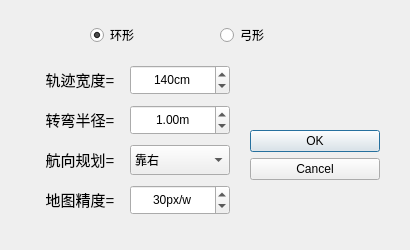
<?xml version="1.0" encoding="UTF-8"?>
<ui version="4.0">
 <class>CoverPath_Rtk_Dialog</class>
 <widget class="QDialog" name="CoverPath_Rtk_Dialog">
  <property name="geometry">
   <rect>
    <x>0</x>
    <y>0</y>
    <width>410</width>
    <height>250</height>
   </rect>
  </property>
  <property name="windowTitle">
   <string>Dialog</string>
  </property>
  <widget class="QLabel" name="labelPathType">
   <property name="geometry">
    <rect>
     <x>30</x>
     <y>140</y>
     <width>100</width>
     <height>40</height>
    </rect>
   </property>
   <property name="text">
    <string>&lt;html&gt;&lt;head/&gt;&lt;body&gt;&lt;p&gt;&lt;span style=&quot; font-size:11pt;&quot;&gt;航向规划=&lt;/span&gt;&lt;/p&gt;&lt;/body&gt;&lt;/html&gt;</string>
   </property>
   <property name="alignment">
    <set>Qt::AlignCenter</set>
   </property>
  </widget>
  <widget class="QLabel" name="labelPathWidth">
   <property name="geometry">
    <rect>
     <x>30</x>
     <y>60</y>
     <width>100</width>
     <height>40</height>
    </rect>
   </property>
   <property name="text">
    <string>&lt;html&gt;&lt;head/&gt;&lt;body&gt;&lt;p&gt;&lt;span style=&quot; font-size:11pt;&quot;&gt;轨迹宽度=&lt;/span&gt;&lt;/p&gt;&lt;/body&gt;&lt;/html&gt;</string>
   </property>
   <property name="alignment">
    <set>Qt::AlignCenter</set>
   </property>
  </widget>
  <widget class="QLabel" name="labelMinTurnRadius">
   <property name="geometry">
    <rect>
     <x>30</x>
     <y>100</y>
     <width>100</width>
     <height>40</height>
    </rect>
   </property>
   <property name="text">
    <string>&lt;html&gt;&lt;head/&gt;&lt;body&gt;&lt;p&gt;&lt;span style=&quot; font-size:11pt;&quot;&gt;转弯半径=&lt;/span&gt;&lt;/p&gt;&lt;/body&gt;&lt;/html&gt;</string>
   </property>
   <property name="alignment">
    <set>Qt::AlignCenter</set>
   </property>
  </widget>
  <widget class="QComboBox" name="comboBoxPathType">
   <property name="geometry">
    <rect>
     <x>130</x>
     <y>145</y>
     <width>100</width>
     <height>30</height>
    </rect>
   </property>
   <item>
    <property name="text">
     <string>靠右</string>
    </property>
   </item>
  </widget>
  <widget class="QDoubleSpinBox" name="minTurnRaiusSpinBox">
   <property name="geometry">
    <rect>
     <x>130</x>
     <y>105</y>
     <width>100</width>
     <height>30</height>
    </rect>
   </property>
   <property name="focusPolicy">
    <enum>Qt::StrongFocus</enum>
   </property>
   <property name="alignment">
    <set>Qt::AlignCenter</set>
   </property>
   <property name="suffix">
    <string>m</string>
   </property>
   <property name="decimals">
    <number>2</number>
   </property>
   <property name="minimum">
    <double>0.000000000000000</double>
   </property>
   <property name="maximum">
    <double>10000.000000000000000</double>
   </property>
   <property name="singleStep">
    <double>0.100000000000000</double>
   </property>
   <property name="value">
    <double>1.000000000000000</double>
   </property>
  </widget>
  <widget class="QSpinBox" name="pathWidthSpinBox">
   <property name="geometry">
    <rect>
     <x>130</x>
     <y>65</y>
     <width>100</width>
     <height>30</height>
    </rect>
   </property>
   <property name="alignment">
    <set>Qt::AlignCenter</set>
   </property>
   <property name="suffix">
    <string>cm</string>
   </property>
   <property name="minimum">
    <number>1</number>
   </property>
   <property name="maximum">
    <number>9999</number>
   </property>
   <property name="singleStep">
    <number>5</number>
   </property>
   <property name="value">
    <number>140</number>
   </property>
  </widget>
  <widget class="QDialogButtonBox" name="buttonOK">
   <property name="geometry">
    <rect>
     <x>250</x>
     <y>130</y>
     <width>130</width>
     <height>80</height>
    </rect>
   </property>
   <property name="orientation">
    <enum>Qt::Vertical</enum>
   </property>
   <property name="standardButtons">
    <set>QDialogButtonBox::Cancel|QDialogButtonBox::Ok</set>
   </property>
  </widget>
  <widget class="QRadioButton" name="radioButton_round">
   <property name="geometry">
    <rect>
     <x>90</x>
     <y>20</y>
     <width>95</width>
     <height>30</height>
    </rect>
   </property>
   <property name="text">
    <string>环形</string>
   </property>
   <property name="checked">
    <bool>true</bool>
   </property>
  </widget>
  <widget class="QRadioButton" name="radioButton_forthAndBack">
   <property name="geometry">
    <rect>
     <x>220</x>
     <y>20</y>
     <width>95</width>
     <height>30</height>
    </rect>
   </property>
   <property name="text">
    <string>弓形</string>
   </property>
   <property name="checkable">
    <bool>true</bool>
   </property>
  </widget>
  <widget class="QLabel" name="label_mapAccuracy">
   <property name="geometry">
    <rect>
     <x>30</x>
     <y>180</y>
     <width>100</width>
     <height>40</height>
    </rect>
   </property>
   <property name="text">
    <string>&lt;html&gt;&lt;head/&gt;&lt;body&gt;&lt;p&gt;&lt;span style=&quot; font-size:11pt;&quot;&gt;地图精度=&lt;/span&gt;&lt;/p&gt;&lt;/body&gt;&lt;/html&gt;</string>
   </property>
   <property name="alignment">
    <set>Qt::AlignCenter</set>
   </property>
  </widget>
  <widget class="QSpinBox" name="SpinBox_mapAccuracy">
   <property name="geometry">
    <rect>
     <x>130</x>
     <y>185</y>
     <width>100</width>
     <height>30</height>
    </rect>
   </property>
   <property name="alignment">
    <set>Qt::AlignCenter</set>
   </property>
   <property name="suffix">
    <string>px/w</string>
   </property>
   <property name="minimum">
    <number>5</number>
   </property>
   <property name="maximum">
    <number>9999</number>
   </property>
   <property name="singleStep">
    <number>5</number>
   </property>
   <property name="value">
    <number>30</number>
   </property>
  </widget>
 </widget>
 <resources/>
 <connections/>
</ui>
